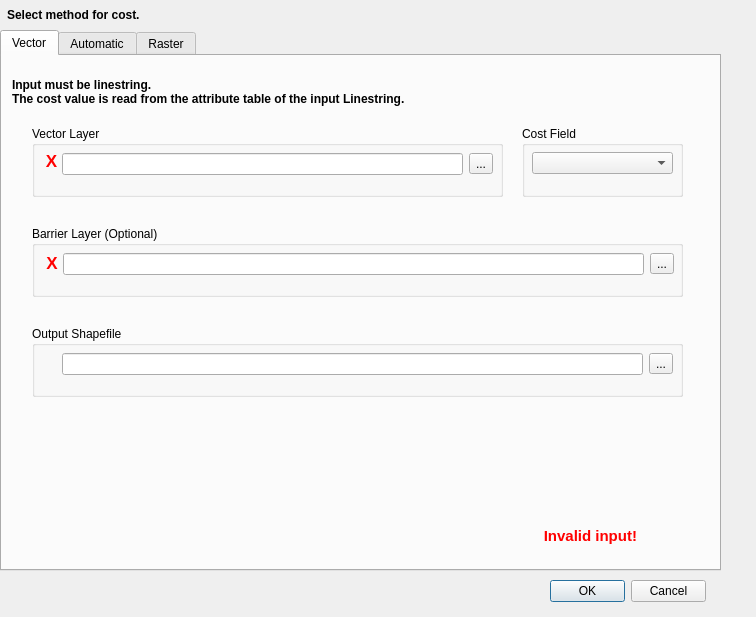
<?xml version="1.0" encoding="UTF-8"?>
<ui version="4.0">
 <class>MSTDialogBase</class>
 <widget class="QDialog" name="MSTDialogBase">
  <property name="geometry">
   <rect>
    <x>0</x>
    <y>0</y>
    <width>756</width>
    <height>617</height>
   </rect>
  </property>
  <property name="windowTitle">
   <string>Minimum Spanning Tree</string>
  </property>
  <property name="sizeGripEnabled">
   <bool>false</bool>
  </property>
  <widget class="QTabWidget" name="tabMethodMaster">
   <property name="geometry">
    <rect>
     <x>0</x>
     <y>30</y>
     <width>721</width>
     <height>541</height>
    </rect>
   </property>
   <property name="currentIndex">
    <number>0</number>
   </property>
   <widget class="QWidget" name="tabMethod2">
    <attribute name="title">
     <string>Vector</string>
    </attribute>
    <widget class="QLabel" name="m2_description_2">
     <property name="geometry">
      <rect>
       <x>10</x>
       <y>10</y>
       <width>711</width>
       <height>51</height>
      </rect>
     </property>
     <property name="font">
      <font>
       <pointsize>9</pointsize>
       <weight>75</weight>
       <bold>true</bold>
       <underline>false</underline>
      </font>
     </property>
     <property name="text">
      <string>Input must be linestring.
The cost value is read from the attribute table of the input Linestring.</string>
     </property>
     <property name="alignment">
      <set>Qt::AlignLeading|Qt::AlignLeft|Qt::AlignVCenter</set>
     </property>
    </widget>
    <widget class="QGroupBox" name="m2_groupBox_input">
     <property name="geometry">
      <rect>
       <x>30</x>
       <y>70</y>
       <width>471</width>
       <height>71</height>
      </rect>
     </property>
     <property name="title">
      <string>Vector Layer</string>
     </property>
     <widget class="QWidget" name="layoutWidget_3">
      <property name="geometry">
       <rect>
        <x>30</x>
        <y>26</y>
        <width>431</width>
        <height>24</height>
       </rect>
      </property>
      <layout class="QHBoxLayout" name="horizontalLayout_4">
       <item>
        <widget class="QLineEdit" name="m2_lineEdit_input"/>
       </item>
       <item>
        <widget class="QToolButton" name="m2_toolBtn_input">
         <property name="text">
          <string>...</string>
         </property>
        </widget>
       </item>
      </layout>
     </widget>
     <widget class="QLabel" name="m2_lbl_status">
      <property name="geometry">
       <rect>
        <x>7</x>
        <y>20</y>
        <width>30</width>
        <height>31</height>
       </rect>
      </property>
      <property name="font">
       <font>
        <pointsize>13</pointsize>
        <weight>75</weight>
        <bold>true</bold>
       </font>
      </property>
      <property name="text">
       <string>&lt;html&gt;&lt;head/&gt;&lt;body&gt;&lt;p&gt;&lt;span style=&quot; color:#ff0000;&quot;&gt; X &lt;/span&gt;&lt;/p&gt;&lt;/body&gt;&lt;/html&gt;</string>
      </property>
      <property name="textFormat">
       <enum>Qt::AutoText</enum>
      </property>
      <property name="alignment">
       <set>Qt::AlignCenter</set>
      </property>
     </widget>
    </widget>
    <widget class="QGroupBox" name="m2_groupBox_output">
     <property name="geometry">
      <rect>
       <x>30</x>
       <y>270</y>
       <width>651</width>
       <height>71</height>
      </rect>
     </property>
     <property name="title">
      <string>Output Shapefile</string>
     </property>
     <widget class="QWidget" name="layoutWidget_2">
      <property name="geometry">
       <rect>
        <x>30</x>
        <y>26</y>
        <width>611</width>
        <height>24</height>
       </rect>
      </property>
      <layout class="QHBoxLayout" name="horizontalLayout_3">
       <item>
        <widget class="QLineEdit" name="m2_lineEdit_output"/>
       </item>
       <item>
        <widget class="QToolButton" name="m2_toolBtn_output">
         <property name="text">
          <string>...</string>
         </property>
        </widget>
       </item>
      </layout>
     </widget>
    </widget>
    <widget class="QGroupBox" name="m2_groupBox_output_2">
     <property name="geometry">
      <rect>
       <x>520</x>
       <y>70</y>
       <width>161</width>
       <height>71</height>
      </rect>
     </property>
     <property name="title">
      <string>Cost Field</string>
     </property>
     <widget class="QComboBox" name="cBox_costField">
      <property name="geometry">
       <rect>
        <x>10</x>
        <y>26</y>
        <width>141</width>
        <height>22</height>
       </rect>
      </property>
     </widget>
    </widget>
    <widget class="QLabel" name="lbl_message_2">
     <property name="geometry">
      <rect>
       <x>490</x>
       <y>470</y>
       <width>201</width>
       <height>21</height>
      </rect>
     </property>
     <property name="font">
      <font>
       <pointsize>11</pointsize>
       <weight>75</weight>
       <bold>true</bold>
      </font>
     </property>
     <property name="text">
      <string>&lt;html&gt;&lt;head/&gt;&lt;body&gt;&lt;p&gt;&lt;span style=&quot; color:#ff0000;&quot;&gt; Invalid input! &lt;/span&gt;&lt;/p&gt;&lt;/body&gt;&lt;/html&gt;</string>
     </property>
     <property name="alignment">
      <set>Qt::AlignCenter</set>
     </property>
    </widget>
    <widget class="QGroupBox" name="m1_groupBox_input_3">
     <property name="geometry">
      <rect>
       <x>30</x>
       <y>170</y>
       <width>651</width>
       <height>71</height>
      </rect>
     </property>
     <property name="title">
      <string>Barrier Layer (Optional)</string>
     </property>
     <widget class="QLabel" name="m2_lbl_status_2">
      <property name="geometry">
       <rect>
        <x>7</x>
        <y>22</y>
        <width>31</width>
        <height>31</height>
       </rect>
      </property>
      <property name="font">
       <font>
        <pointsize>13</pointsize>
        <weight>75</weight>
        <bold>true</bold>
       </font>
      </property>
      <property name="text">
       <string>&lt;html&gt;&lt;head/&gt;&lt;body&gt;&lt;p&gt;&lt;span style=&quot; color:#ff0000;&quot;&gt; X &lt;/span&gt;&lt;/p&gt;&lt;/body&gt;&lt;/html&gt;</string>
      </property>
      <property name="textFormat">
       <enum>Qt::AutoText</enum>
      </property>
      <property name="alignment">
       <set>Qt::AlignCenter</set>
      </property>
     </widget>
     <widget class="QWidget" name="layoutWidget_9">
      <property name="geometry">
       <rect>
        <x>31</x>
        <y>26</y>
        <width>611</width>
        <height>24</height>
       </rect>
      </property>
      <layout class="QHBoxLayout" name="horizontalLayout_10">
       <item>
        <widget class="QLineEdit" name="m2_lineEdit_input_2"/>
       </item>
       <item>
        <widget class="QToolButton" name="m2_toolBtn_input_2">
         <property name="text">
          <string>...</string>
         </property>
        </widget>
       </item>
      </layout>
     </widget>
    </widget>
   </widget>
   <widget class="QWidget" name="tabMethod1">
    <attribute name="title">
     <string>Automatic</string>
    </attribute>
    <widget class="QLabel" name="m1_description">
     <property name="geometry">
      <rect>
       <x>10</x>
       <y>10</y>
       <width>691</width>
       <height>51</height>
      </rect>
     </property>
     <property name="font">
      <font>
       <pointsize>9</pointsize>
       <weight>75</weight>
       <bold>true</bold>
       <underline>false</underline>
      </font>
     </property>
     <property name="text">
      <string>Polygon, Linestring or Point can be used as input. 
Euclidean Distance between Points is used to calculate costs.</string>
     </property>
     <property name="alignment">
      <set>Qt::AlignLeading|Qt::AlignLeft|Qt::AlignVCenter</set>
     </property>
    </widget>
    <widget class="QGroupBox" name="m1_groupBox_output_2">
     <property name="geometry">
      <rect>
       <x>30</x>
       <y>270</y>
       <width>651</width>
       <height>71</height>
      </rect>
     </property>
     <property name="title">
      <string>Output Shapefile</string>
     </property>
     <widget class="QWidget" name="layoutWidget">
      <property name="geometry">
       <rect>
        <x>30</x>
        <y>27</y>
        <width>611</width>
        <height>24</height>
       </rect>
      </property>
      <layout class="QHBoxLayout" name="horizontalLayout_2">
       <item>
        <widget class="QLineEdit" name="m1_lineEdit_output"/>
       </item>
       <item>
        <widget class="QToolButton" name="m1_toolBtn_output">
         <property name="text">
          <string>...</string>
         </property>
        </widget>
       </item>
      </layout>
     </widget>
    </widget>
    <widget class="QGroupBox" name="m1_groupBox_input">
     <property name="geometry">
      <rect>
       <x>30</x>
       <y>70</y>
       <width>651</width>
       <height>71</height>
      </rect>
     </property>
     <property name="title">
      <string>Vector Layer</string>
     </property>
     <widget class="QLabel" name="m1_lbl_status">
      <property name="geometry">
       <rect>
        <x>7</x>
        <y>22</y>
        <width>30</width>
        <height>30</height>
       </rect>
      </property>
      <property name="font">
       <font>
        <pointsize>13</pointsize>
        <weight>75</weight>
        <bold>true</bold>
       </font>
      </property>
      <property name="text">
       <string>&lt;html&gt;&lt;head/&gt;&lt;body&gt;&lt;p&gt;&lt;span style=&quot; color:#ff0000;&quot;&gt; X &lt;/span&gt;&lt;/p&gt;&lt;/body&gt;&lt;/html&gt;</string>
      </property>
      <property name="textFormat">
       <enum>Qt::AutoText</enum>
      </property>
      <property name="alignment">
       <set>Qt::AlignCenter</set>
      </property>
     </widget>
     <widget class="QWidget" name="layoutWidget">
      <property name="geometry">
       <rect>
        <x>31</x>
        <y>26</y>
        <width>611</width>
        <height>24</height>
       </rect>
      </property>
      <layout class="QHBoxLayout" name="horizontalLayout">
       <item>
        <widget class="QLineEdit" name="m1_lineEdit_input"/>
       </item>
       <item>
        <widget class="QToolButton" name="m1_toolBtn_input">
         <property name="text">
          <string>...</string>
         </property>
        </widget>
       </item>
      </layout>
     </widget>
    </widget>
    <widget class="QLabel" name="lbl_message_1">
     <property name="geometry">
      <rect>
       <x>490</x>
       <y>470</y>
       <width>201</width>
       <height>21</height>
      </rect>
     </property>
     <property name="font">
      <font>
       <pointsize>11</pointsize>
       <weight>75</weight>
       <bold>true</bold>
      </font>
     </property>
     <property name="text">
      <string>&lt;html&gt;&lt;head/&gt;&lt;body&gt;&lt;p&gt;&lt;span style=&quot; color:#ff0000;&quot;&gt; Invalid input! &lt;/span&gt;&lt;/p&gt;&lt;/body&gt;&lt;/html&gt;</string>
     </property>
     <property name="alignment">
      <set>Qt::AlignCenter</set>
     </property>
    </widget>
    <widget class="QGroupBox" name="m1_groupBox_input_2">
     <property name="geometry">
      <rect>
       <x>30</x>
       <y>170</y>
       <width>651</width>
       <height>71</height>
      </rect>
     </property>
     <property name="title">
      <string>Barrier Layer (Optional)</string>
     </property>
     <widget class="QLabel" name="m1_lbl_status_2">
      <property name="geometry">
       <rect>
        <x>7</x>
        <y>22</y>
        <width>31</width>
        <height>31</height>
       </rect>
      </property>
      <property name="font">
       <font>
        <pointsize>13</pointsize>
        <weight>75</weight>
        <bold>true</bold>
       </font>
      </property>
      <property name="text">
       <string>&lt;html&gt;&lt;head/&gt;&lt;body&gt;&lt;p&gt;&lt;span style=&quot; color:#ff0000;&quot;&gt; X &lt;/span&gt;&lt;/p&gt;&lt;/body&gt;&lt;/html&gt;</string>
      </property>
      <property name="textFormat">
       <enum>Qt::AutoText</enum>
      </property>
      <property name="alignment">
       <set>Qt::AlignCenter</set>
      </property>
     </widget>
     <widget class="QWidget" name="layoutWidget_8">
      <property name="geometry">
       <rect>
        <x>31</x>
        <y>26</y>
        <width>611</width>
        <height>24</height>
       </rect>
      </property>
      <layout class="QHBoxLayout" name="horizontalLayout_9">
       <item>
        <widget class="QLineEdit" name="m1_lineEdit_input_2"/>
       </item>
       <item>
        <widget class="QToolButton" name="m1_toolBtn_input_2">
         <property name="text">
          <string>...</string>
         </property>
        </widget>
       </item>
      </layout>
     </widget>
    </widget>
   </widget>
   <widget class="QWidget" name="tabMethod3">
    <attribute name="title">
     <string>Raster</string>
    </attribute>
    <widget class="QLabel" name="m3_description">
     <property name="geometry">
      <rect>
       <x>10</x>
       <y>10</y>
       <width>691</width>
       <height>61</height>
      </rect>
     </property>
     <property name="font">
      <font>
       <pointsize>9</pointsize>
       <weight>75</weight>
       <bold>true</bold>
       <underline>false</underline>
      </font>
     </property>
     <property name="text">
      <string>Polygon, Linestring or Point can be used as input. 
Costs are calculated based on raster and vector.</string>
     </property>
     <property name="textFormat">
      <enum>Qt::PlainText</enum>
     </property>
     <property name="alignment">
      <set>Qt::AlignLeading|Qt::AlignLeft|Qt::AlignVCenter</set>
     </property>
    </widget>
    <widget class="QGroupBox" name="m3_groupBox_input_2">
     <property name="geometry">
      <rect>
       <x>30</x>
       <y>190</y>
       <width>651</width>
       <height>71</height>
      </rect>
     </property>
     <property name="title">
      <string>Raster Layer</string>
     </property>
     <widget class="QWidget" name="layoutWidget_4">
      <property name="geometry">
       <rect>
        <x>30</x>
        <y>26</y>
        <width>611</width>
        <height>24</height>
       </rect>
      </property>
      <layout class="QHBoxLayout" name="horizontalLayout_5">
       <item>
        <widget class="QLineEdit" name="m3_lineEdit_input2"/>
       </item>
       <item>
        <widget class="QToolButton" name="m3_toolBtn_input2">
         <property name="text">
          <string>...</string>
         </property>
        </widget>
       </item>
      </layout>
     </widget>
     <widget class="QLabel" name="m3_lbl_status2">
      <property name="geometry">
       <rect>
        <x>6</x>
        <y>21</y>
        <width>31</width>
        <height>31</height>
       </rect>
      </property>
      <property name="font">
       <font>
        <pointsize>13</pointsize>
        <weight>75</weight>
        <bold>true</bold>
       </font>
      </property>
      <property name="text">
       <string>&lt;html&gt;&lt;head/&gt;&lt;body&gt;&lt;p&gt;&lt;span style=&quot; color:#ff0000;&quot;&gt; X &lt;/span&gt;&lt;/p&gt;&lt;/body&gt;&lt;/html&gt;</string>
      </property>
      <property name="textFormat">
       <enum>Qt::AutoText</enum>
      </property>
      <property name="alignment">
       <set>Qt::AlignCenter</set>
      </property>
     </widget>
    </widget>
    <widget class="QGroupBox" name="m3_groupBox_input">
     <property name="geometry">
      <rect>
       <x>30</x>
       <y>80</y>
       <width>481</width>
       <height>71</height>
      </rect>
     </property>
     <property name="title">
      <string>Vector Layer</string>
     </property>
     <widget class="QLabel" name="m3_lbl_status">
      <property name="geometry">
       <rect>
        <x>7</x>
        <y>22</y>
        <width>31</width>
        <height>30</height>
       </rect>
      </property>
      <property name="font">
       <font>
        <pointsize>13</pointsize>
        <weight>75</weight>
        <bold>true</bold>
       </font>
      </property>
      <property name="text">
       <string>&lt;html&gt;&lt;head/&gt;&lt;body&gt;&lt;p&gt;&lt;span style=&quot; color:#ff0000;&quot;&gt; X &lt;/span&gt;&lt;/p&gt;&lt;/body&gt;&lt;/html&gt;</string>
      </property>
      <property name="textFormat">
       <enum>Qt::AutoText</enum>
      </property>
      <property name="alignment">
       <set>Qt::AlignCenter</set>
      </property>
     </widget>
     <widget class="QLineEdit" name="m3_lineEdit_input">
      <property name="geometry">
       <rect>
        <x>31</x>
        <y>27</y>
        <width>395</width>
        <height>22</height>
       </rect>
      </property>
     </widget>
     <widget class="QToolButton" name="m3_toolBtn_input">
      <property name="geometry">
       <rect>
        <x>440</x>
        <y>27</y>
        <width>27</width>
        <height>22</height>
       </rect>
      </property>
      <property name="text">
       <string>...</string>
      </property>
     </widget>
    </widget>
    <widget class="QGroupBox" name="m3_groupBox_output">
     <property name="geometry">
      <rect>
       <x>30</x>
       <y>380</y>
       <width>651</width>
       <height>71</height>
      </rect>
     </property>
     <property name="title">
      <string>Output Shapefile</string>
     </property>
     <widget class="QWidget" name="layoutWidget_6">
      <property name="geometry">
       <rect>
        <x>30</x>
        <y>26</y>
        <width>611</width>
        <height>24</height>
       </rect>
      </property>
      <layout class="QHBoxLayout" name="horizontalLayout_7">
       <item>
        <widget class="QLineEdit" name="m3_lineEdit_output"/>
       </item>
       <item>
        <widget class="QToolButton" name="m3_toolBtn_output">
         <property name="text">
          <string>...</string>
         </property>
        </widget>
       </item>
      </layout>
     </widget>
    </widget>
    <widget class="QLabel" name="lbl_message_3">
     <property name="geometry">
      <rect>
       <x>490</x>
       <y>470</y>
       <width>201</width>
       <height>21</height>
      </rect>
     </property>
     <property name="font">
      <font>
       <pointsize>11</pointsize>
       <weight>75</weight>
       <bold>true</bold>
      </font>
     </property>
     <property name="text">
      <string>&lt;html&gt;&lt;head/&gt;&lt;body&gt;&lt;p&gt;&lt;span style=&quot; color:#ff0000;&quot;&gt; Invalid input! &lt;/span&gt;&lt;/p&gt;&lt;/body&gt;&lt;/html&gt;</string>
     </property>
     <property name="alignment">
      <set>Qt::AlignCenter</set>
     </property>
    </widget>
    <widget class="QGroupBox" name="m1_groupBox_input_4">
     <property name="geometry">
      <rect>
       <x>30</x>
       <y>280</y>
       <width>651</width>
       <height>71</height>
      </rect>
     </property>
     <property name="title">
      <string>Barrier Layer (Optional)</string>
     </property>
     <widget class="QLabel" name="m3_lbl_status3">
      <property name="geometry">
       <rect>
        <x>7</x>
        <y>22</y>
        <width>31</width>
        <height>31</height>
       </rect>
      </property>
      <property name="font">
       <font>
        <pointsize>13</pointsize>
        <weight>75</weight>
        <bold>true</bold>
       </font>
      </property>
      <property name="text">
       <string>&lt;html&gt;&lt;head/&gt;&lt;body&gt;&lt;p&gt;&lt;span style=&quot; color:#ff0000;&quot;&gt; X &lt;/span&gt;&lt;/p&gt;&lt;/body&gt;&lt;/html&gt;</string>
      </property>
      <property name="textFormat">
       <enum>Qt::AutoText</enum>
      </property>
      <property name="alignment">
       <set>Qt::AlignCenter</set>
      </property>
     </widget>
     <widget class="QWidget" name="layoutWidget_10">
      <property name="geometry">
       <rect>
        <x>31</x>
        <y>26</y>
        <width>611</width>
        <height>24</height>
       </rect>
      </property>
      <layout class="QHBoxLayout" name="horizontalLayout_11">
       <item>
        <widget class="QLineEdit" name="m3_lineEdit_input3"/>
       </item>
       <item>
        <widget class="QToolButton" name="m3_toolBtn_input3">
         <property name="text">
          <string>...</string>
         </property>
        </widget>
       </item>
      </layout>
     </widget>
    </widget>
    <widget class="QGroupBox" name="m3_groupBox_gain">
     <property name="geometry">
      <rect>
       <x>530</x>
       <y>80</y>
       <width>161</width>
       <height>111</height>
      </rect>
     </property>
     <property name="title">
      <string>Cost Estimation Method</string>
     </property>
     <widget class="QRadioButton" name="m3_radioButton_1">
      <property name="geometry">
       <rect>
        <x>10</x>
        <y>20</y>
        <width>95</width>
        <height>20</height>
       </rect>
      </property>
      <property name="text">
       <string>Sum</string>
      </property>
     </widget>
     <widget class="QRadioButton" name="m3_radioButton_2">
      <property name="geometry">
       <rect>
        <x>10</x>
        <y>50</y>
        <width>95</width>
        <height>20</height>
       </rect>
      </property>
      <property name="text">
       <string>Average</string>
      </property>
     </widget>
     <widget class="QRadioButton" name="m3_radioButton_3">
      <property name="geometry">
       <rect>
        <x>10</x>
        <y>80</y>
        <width>95</width>
        <height>20</height>
       </rect>
      </property>
      <property name="text">
       <string>Hybrid</string>
      </property>
      <property name="checked">
       <bool>true</bool>
      </property>
     </widget>
    </widget>
   </widget>
  </widget>
  <widget class="QDialogButtonBox" name="btn_run">
   <property name="geometry">
    <rect>
     <x>550</x>
     <y>580</y>
     <width>156</width>
     <height>23</height>
    </rect>
   </property>
   <property name="orientation">
    <enum>Qt::Horizontal</enum>
   </property>
   <property name="standardButtons">
    <set>QDialogButtonBox::Cancel|QDialogButtonBox::Ok</set>
   </property>
  </widget>
  <widget class="QLabel" name="m1_description_2">
   <property name="geometry">
    <rect>
     <x>7</x>
     <y>0</y>
     <width>281</width>
     <height>30</height>
    </rect>
   </property>
   <property name="font">
    <font>
     <pointsize>9</pointsize>
     <weight>75</weight>
     <bold>true</bold>
     <underline>false</underline>
    </font>
   </property>
   <property name="text">
    <string>Select method for cost.</string>
   </property>
   <property name="alignment">
    <set>Qt::AlignLeading|Qt::AlignLeft|Qt::AlignVCenter</set>
   </property>
  </widget>
 </widget>
 <resources/>
 <connections>
  <connection>
   <sender>btn_run</sender>
   <signal>accepted()</signal>
   <receiver>MSTDialogBase</receiver>
   <slot>accept()</slot>
   <hints>
    <hint type="sourcelabel">
     <x>20</x>
     <y>20</y>
    </hint>
    <hint type="destinationlabel">
     <x>20</x>
     <y>20</y>
    </hint>
   </hints>
  </connection>
  <connection>
   <sender>btn_run</sender>
   <signal>rejected()</signal>
   <receiver>MSTDialogBase</receiver>
   <slot>reject()</slot>
   <hints>
    <hint type="sourcelabel">
     <x>20</x>
     <y>20</y>
    </hint>
    <hint type="destinationlabel">
     <x>20</x>
     <y>20</y>
    </hint>
   </hints>
  </connection>
 </connections>
</ui>
